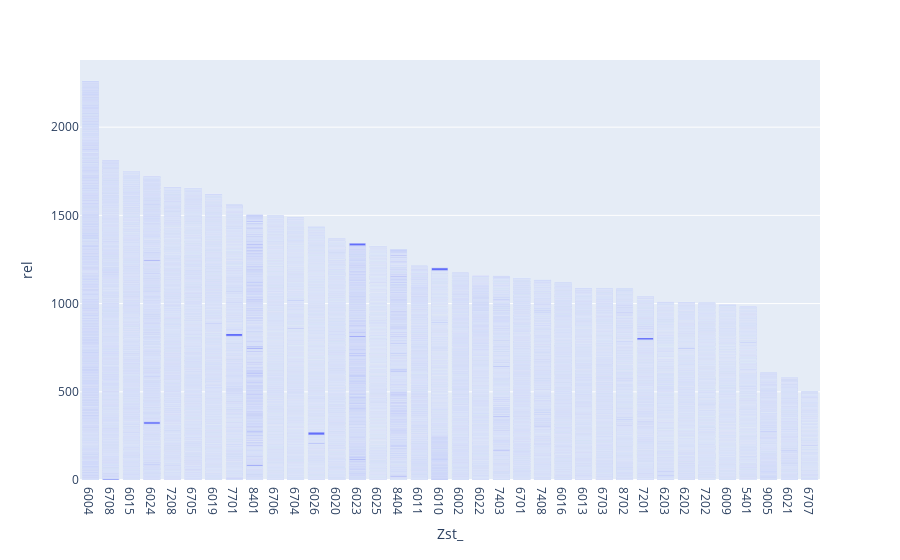

Here is the notebook cell this chart was saved with:
### Code cell
import plotly.express as px
result['rel'] = result['diff']/result['avg/h']

fig = px.bar(result, x='Zst_', y='rel')

fig.update_layout(barmode='stack', xaxis={'categoryorder':'total descending'})
fig.update_xaxes(type='category')

fig.show()

### Figure 1 — Plotly figure (JSON) as saved in the notebook; plotly's stock layout.template omitted (floating-point values rounded to 4 significant figures; data arrays with more than 128 entries replaced by an {"elided": "..."} marker saying what was removed)
{"data": [{"alignmentgroup": "True", "hovertemplate": "Zst_=%{x}<br>rel=%{y}<extra></extra>", "legendgroup": "", "marker": {"color": "#636efa", "pattern": {"shape": ""}}, "name": "", "offsetgroup": "", "orientation": "v", "showlegend": false, "textposition": "auto", "type": "bar", "x": {"elided": "29484 int values"}, "xaxis": "x", "y": {"elided": "29484 float values"}, "yaxis": "y"}], "layout": {"barmode": "stack", "legend": {"tracegroupgap": 0}, "margin": {"t": 60}, "xaxis": {"anchor": "y", "categoryorder": "total descending", "domain": [0, 1], "title": {"text": "Zst_"}, "type": "category"}, "yaxis": {"anchor": "x", "domain": [0, 1], "title": {"text": "rel"}}}}
